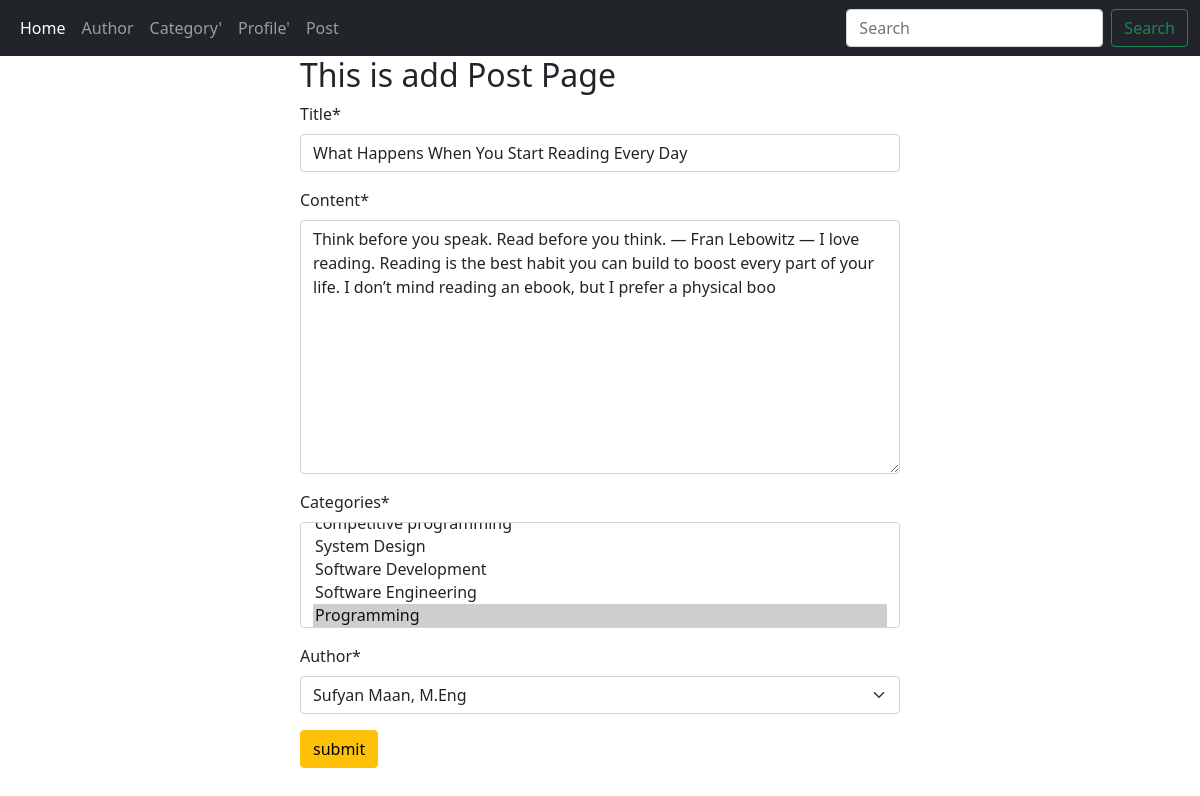
/post/edit/4, run on the app's committed database.
### Post/models.py (models this page shows)
class Post(models.Model):
    title=models.CharField(max_length=300)
    content=models.TextField()
    categories=models.ManyToManyField(Categories)
    Author=models.OneToOneField(Author,on_delete=models.CASCADE)
    def __str__(self):
         return f"{self.Author.name} - {self.title}"

### Post/views.py (the view)
# urls.py: path('edit/<int:id>',views.edit_post,name='edit_post'),
def edit_post(request,id):
    post=models.Post.objects.get(pk=id)
    post_form=forms.Postform(instance=post)
    print(post)
    if request.method=='POST':
        post_form=forms.Postform(request.POST,instance=post)
        if post_form.is_valid():
            post_form.save()
            return redirect('homepage')
    return render(request,'add_post.html',{'postfor':post_form})

### Post/forms.py
class Postform(forms.ModelForm):
    class Meta:
        model=Post
        fields="__all__"

### Author/models.py (called while the page is built)
    def __str__(self):
        return self.name

### Categories/models.py (called while the page is built)
    def __str__(self):
        return self.name

### Post/templates/add_post.html (shortened to what this page needs)
{% extends 'base.html' %}
{% load crispy_forms_tags %}
{% block content %}
<form style="width:50% ; margin:auto" method='post' >
      <h2>This is add Post Page</h2>
      {{ postfor | crispy }}
      <input  class="btn btn-warning"type="submit" value="submit">
</form>
{% endblock %}

### data on the page
Post: title "What Happens When You Start Reading Every Day", content "Think before you speak. Read before you think. — Fran Lebowitz — I love reading. Reading is the best habit you can build to boost every part of your life. I don’t mind reading an ebook, but I prefer a physical boo", Author "Sufyan Maan, M.Eng"
